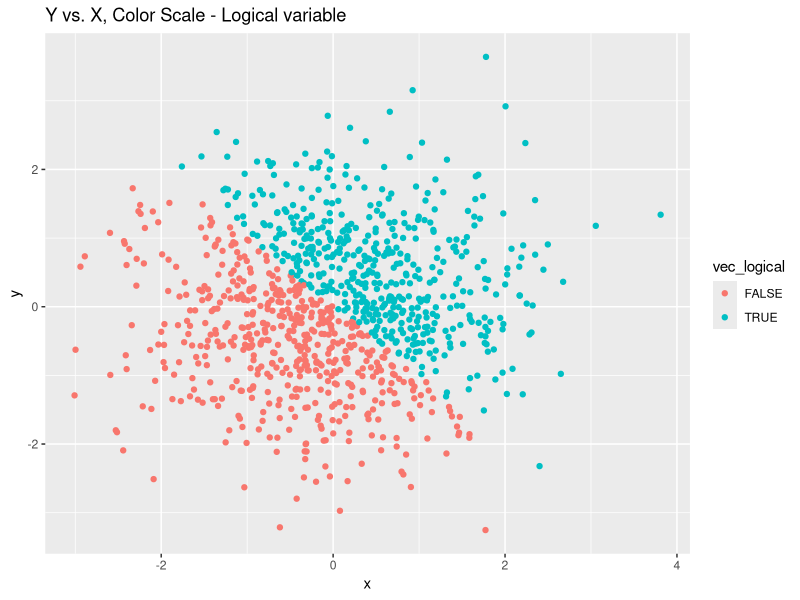
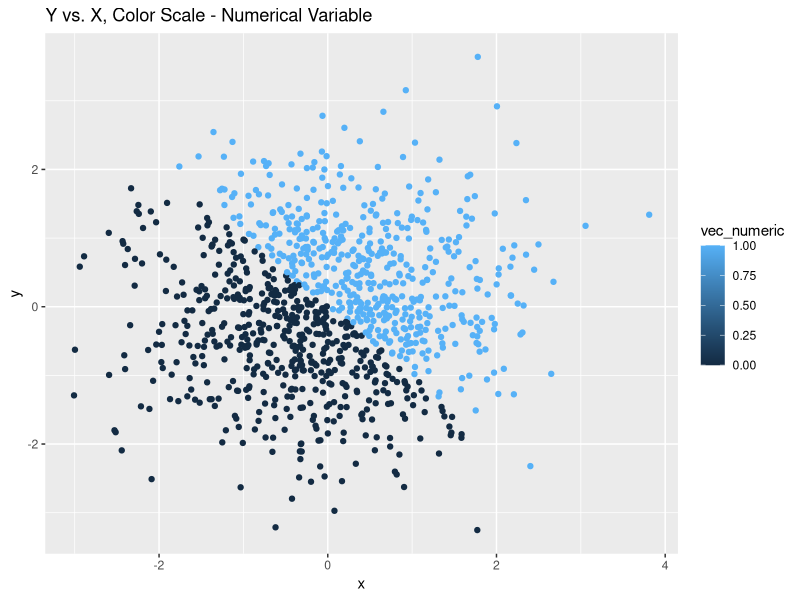
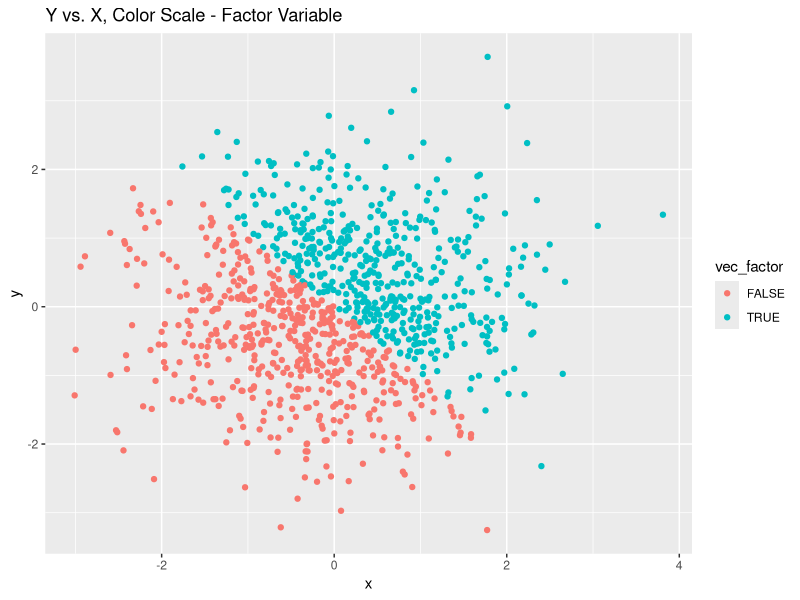
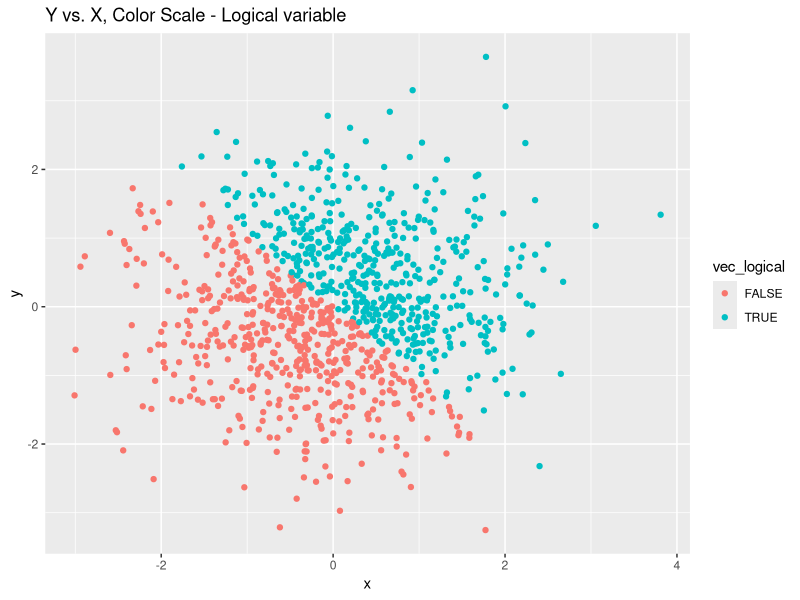

The R script that drew these images, in order:
## ---- chunk 1
knitr::opts_chunk$set(echo = TRUE)
library(tidyverse)
## ---- chunk 2
set.seed(1)

# Create a new dataframe comprised of multiple variable types 
var_df <- tibble(
  vec_norm = runif(10, min = 0, max = 5),
  vec_logical = ifelse(vec_norm > 2, TRUE, FALSE),
  vec_char = c("apple", "orange", "lemon", "jackfruit", "papaya", "mango", "raspberry", "tomato", "cucumber", "lime"),
  vec_factor = factor(c("summer", "winter", "summer", "spring", "summer", "winter", "fall", "fall", "winter", "fall"))
)

var_df

# Calculate the mean of each variable in dataframe var_df
sapply(var_df,mean)
## ---- chunk 3
set.seed(1)

# Create a new dataframe containing multiple variable types 
plot_df <- tibble(
  x = rnorm(1000),
  y = rnorm(1000),
  vec_logical = ifelse(x + y > 0, TRUE, FALSE),
  vec_numeric = as.numeric(vec_logical),
  vec_factor = as.factor(vec_logical)
)

plot_df
## ---- chunk 4
# Create scatterplot for y vs. x, points colored by logical variable
ggplot(plot_df, aes(x = x, y = y, color = vec_logical)) + geom_point() + ggtitle("Y vs. X, Color Scale - Logical variable")
ggsave("HW1_scatterplot.png")
## ---- chunk 5
# Create scatterplot for y vs. x, points colored by numerical variable
ggplot(plot_df, aes(x = x, y = y, color = vec_numeric)) + geom_point() + ggtitle("Y vs. X, Color Scale - Numerical Variable")

# Create scatterplot for y vs. x, points colored by factor variable
ggplot(plot_df, aes(x = x, y = y, color = vec_factor)) + geom_point() + ggtitle("Y vs. X, Color Scale - Factor Variable")
